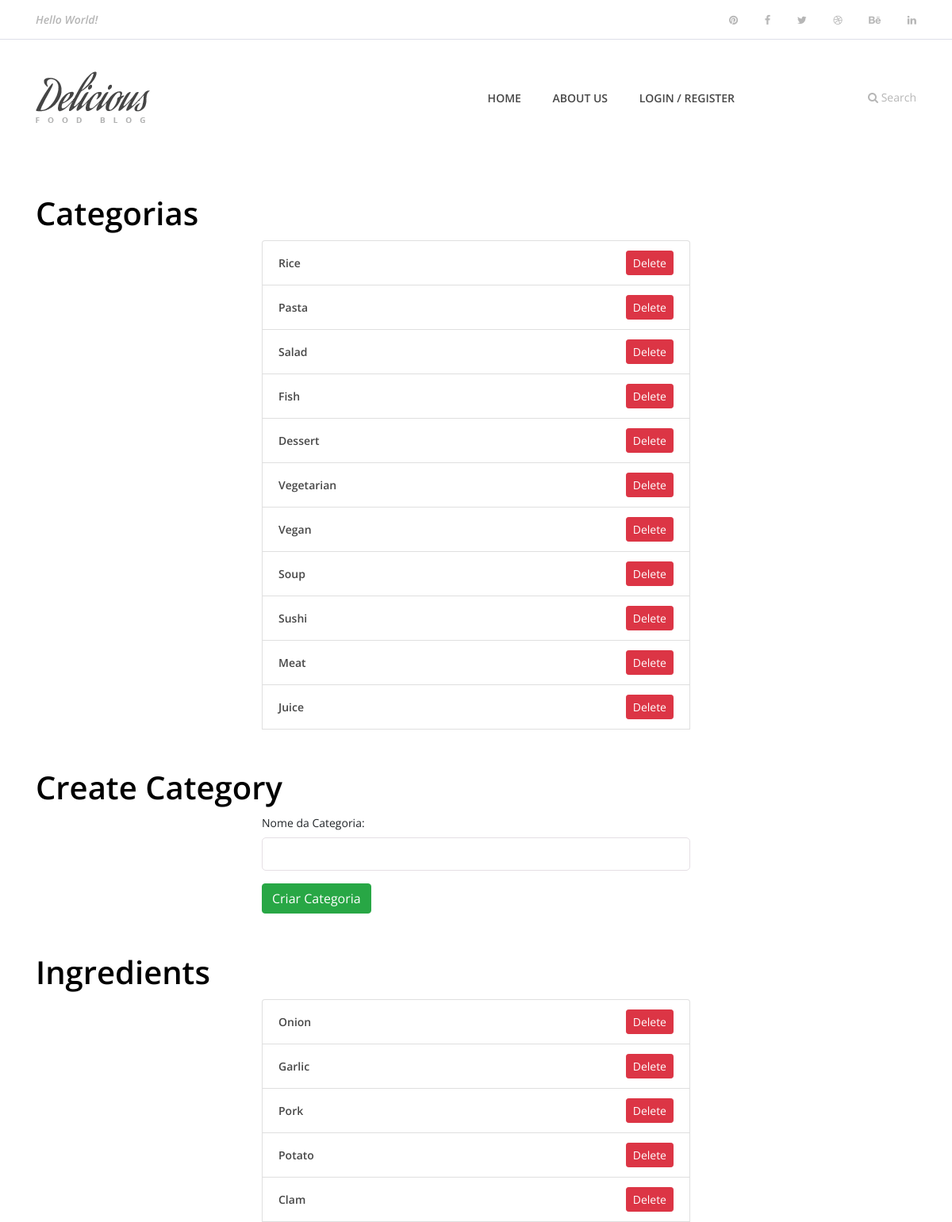
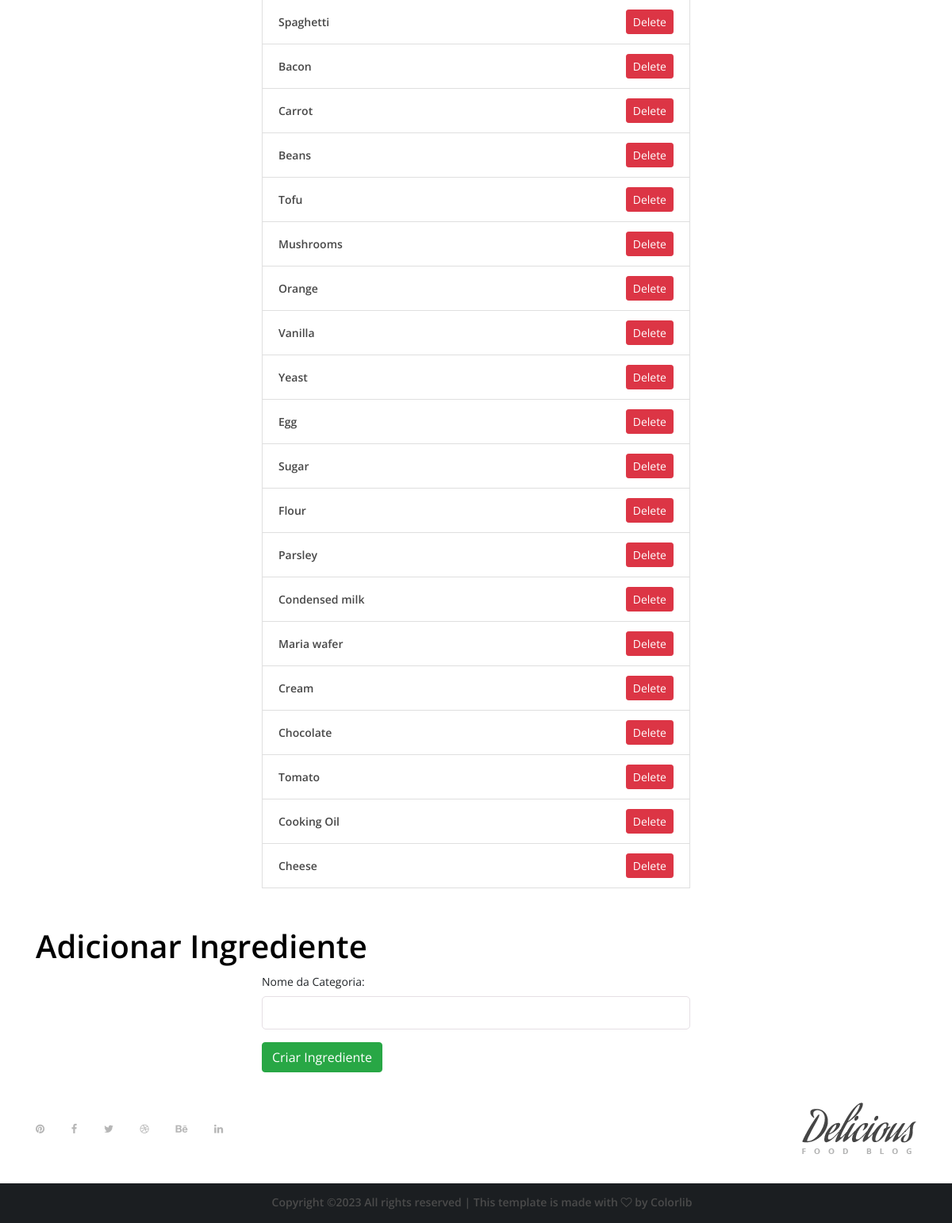
The page /adminPage/ on the database its author committed (2 pictures, top to bottom).
### app/models.py (models this page shows, shortened)
class Categoria(models.Model):
    name = models.CharField(max_length=200)

class Ingrediente(models.Model):
    nome = models.CharField(max_length=255)
    categoria = models.ForeignKey(CategoriaIngrediente, on_delete=models.SET_NULL, null=True)
    icon = models.CharField(max_length=255,null=True, blank=True)
    calorias = models.IntegerField(null=True, blank=True)

### app/views.py (the view)
# urls.py: path('adminPage/', views.adminPage, name="adminPage"),
def adminPage(request):
    categorias= Categoria.objects.all()
    ingredientes = Ingrediente.objects.all()
    return render(request, 'adminPage.html', {'categorias': categorias, 'ingredientes': ingredientes})

### app/templates/adminPage.html (shortened to what this page needs)
{% extends 'main.html' %}
{% load static %}
{% block content %}
<div class="container">
    <h1 class="mt-5">Categorias</h1>
    <div class="row">
        <div class="col-md-6 offset-md-3">
            <ul class="list-group">
                {% for cat in categorias %}
                <li class="list-group-item d-flex justify-content-between align-items-center">
                    <a href="#">{{ cat.name }}</a>
                    <button class="btn btn-danger btn-sm" data-toggle="modal" data-target="#confirmDelete{{cat.id}}">Delete</button>
                </li>
                {% empty %}
                <li class="list-group-item">Nenhuma categoria disponível.</li>
                {% endfor %}
            </ul>
        </div>
    </div>
</div>
<div class="container">
    <h1 class="mt-5">Create Category</h1>
    <div class="row">
        <div class="col-md-6 offset-md-3">
            <form method="post" action="{% url 'create_category' %}">
                <div class="form-group">
                    <label for="categoryName">Nome da Categoria:</label>
                    <input type="text" id="categoryName" name="categoryName" class="form-control" required>
                </div>
                <button type="submit" class="btn btn-success">Criar Categoria</button>
            </form>
        </div>
    </div>
</div>
<div class="container">
    <h1 class="mt-5">Ingredients</h1>
    <div class="row">
        <div class="col-md-6 offset-md-3">
            <ul class="list-group">
                {% for ing in ingredientes %}
                <li class="list-group-item d-flex justify-content-between align-items-center">
                    <a href="#">{{ ing.nome }}</a>
                    <button class="btn btn-danger btn-sm" data-toggle="modal" data-target="#delete{{ing.id}}">Delete</button>
                </li>
                {% empty %}
                <li class="list-group-item">Nenhum ingrediente disponível.</li>
                {% endfor %}
            </ul>
        </div>
    </div>
</div>
<div class="container">
    <h1 class="mt-5">Adicionar Ingrediente</h1>
    <div class="row">
        <div class="col-md-6 offset-md-3">
            <form method="post" action="{% url 'create_ingredient' %}">
                <div class="form-group">
                    <label for="ingredientName">Nome da Categoria:</label>
                    <input type="text" id="ingredientName" name="ingredientName" class="form-control" required>
                </div>
                <button type="submit" class="btn btn-success">Criar Ingrediente</button>
            </form>
        </div>
    </div>
</div>
{% endblock %}

### app/static/style.css (style rules this page uses)
* { margin: 0; padding: 0; }
body { font-family: "Open Sans", sans-serif; font-size: 14px; }
h1, h2, h3, h4, h5, h6 { color: #000000; line-height: 1.3; font-weight: 600; }
a, a:hover, a:focus { -webkit-transition-duration: 500ms; transition-duration: 500ms; text-decoration: none; outline: 0 solid transparent; color: #000000; font-weight: 600; font-size: 14px; color: #474747; }
ul, ol { margin: 0; }
ul li, ol li { list-style: none; }
.form-control { display: block; width: 100%; padding: 0.5rem 1rem; font-size: 0.9375rem; font-weight: 400; line-height: 1.6; color: #29292e; background-color: #fff; background-clip: padding-box; border: 1px solid #e5dfe4; -webkit-appearance: none; -moz-appearance: none; appearance: none; border-radius: 5px; -webkit-transition: border-color 0.15s ease-in-out, -webkit-box-shadow 0.15s ease-in-out; transition: border-color 0.15s ease-in-out, -webkit-box-shadow 0.15s ease-in-out; transition: border-color 0.15s ease-in-out, box-shadow 0.15s ease-in-out; transition: border-color 0.15s ease-in-out, box-shadow 0.15s ease-in-out, -webkit-box-shadow 0.15s ease-in-out; }

### rows shown on the page
Categoria: name "Rice"
Categoria: name "Pasta"
Categoria: name "Salad"
Categoria: name "Fish"
Categoria: name "Dessert"
Categoria: name "Vegetarian"
Categoria: name "Vegan"
Categoria: name "Soup"
Categoria: name "Sushi"
Categoria: name "Meat"
Categoria: name "Juice"
Ingrediente: nome "Onion"
Ingrediente: nome "Garlic"
Ingrediente: nome "Pork"
Ingrediente: nome "Potato"
Ingrediente: nome "Clam"
Ingrediente: nome "Spaghetti"
Ingrediente: nome "Bacon"
Ingrediente: nome "Carrot"
Ingrediente: nome "Beans"
Ingrediente: nome "Tofu"
Ingrediente: nome "Mushrooms"
Ingrediente: nome "Orange"
Ingrediente: nome "Vanilla"
Ingrediente: nome "Yeast"
Ingrediente: nome "Egg"
Ingrediente: nome "Sugar"
Ingrediente: nome "Flour"
Ingrediente: nome "Parsley"
Ingrediente: nome "Condensed milk"
Ingrediente: nome "Maria wafer"
Ingrediente: nome "Cream"
Ingrediente: nome "Chocolate"
Ingrediente: nome "Tomato"
Ingrediente: nome "Cooking Oil"
Ingrediente: nome "Cheese"
